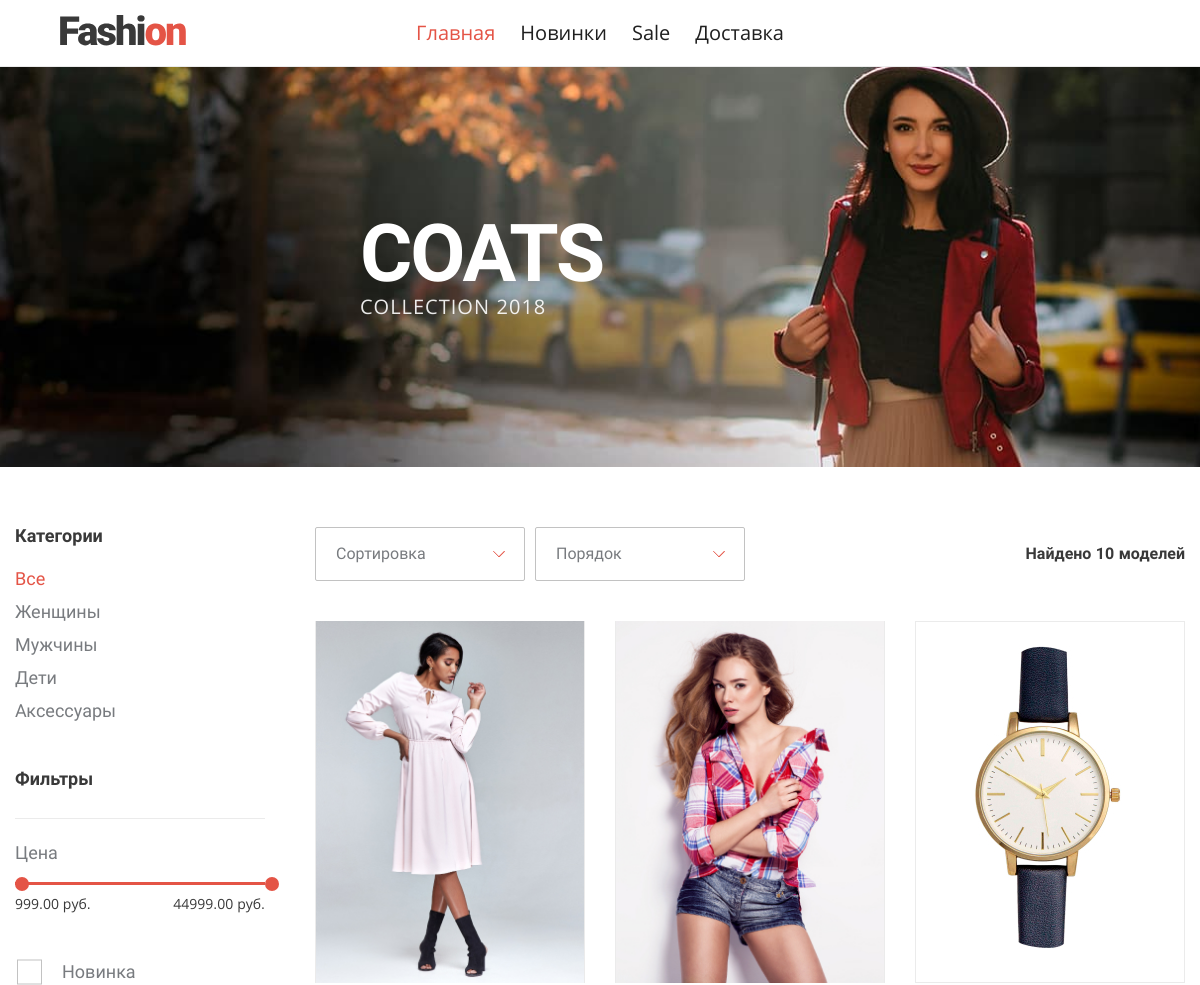
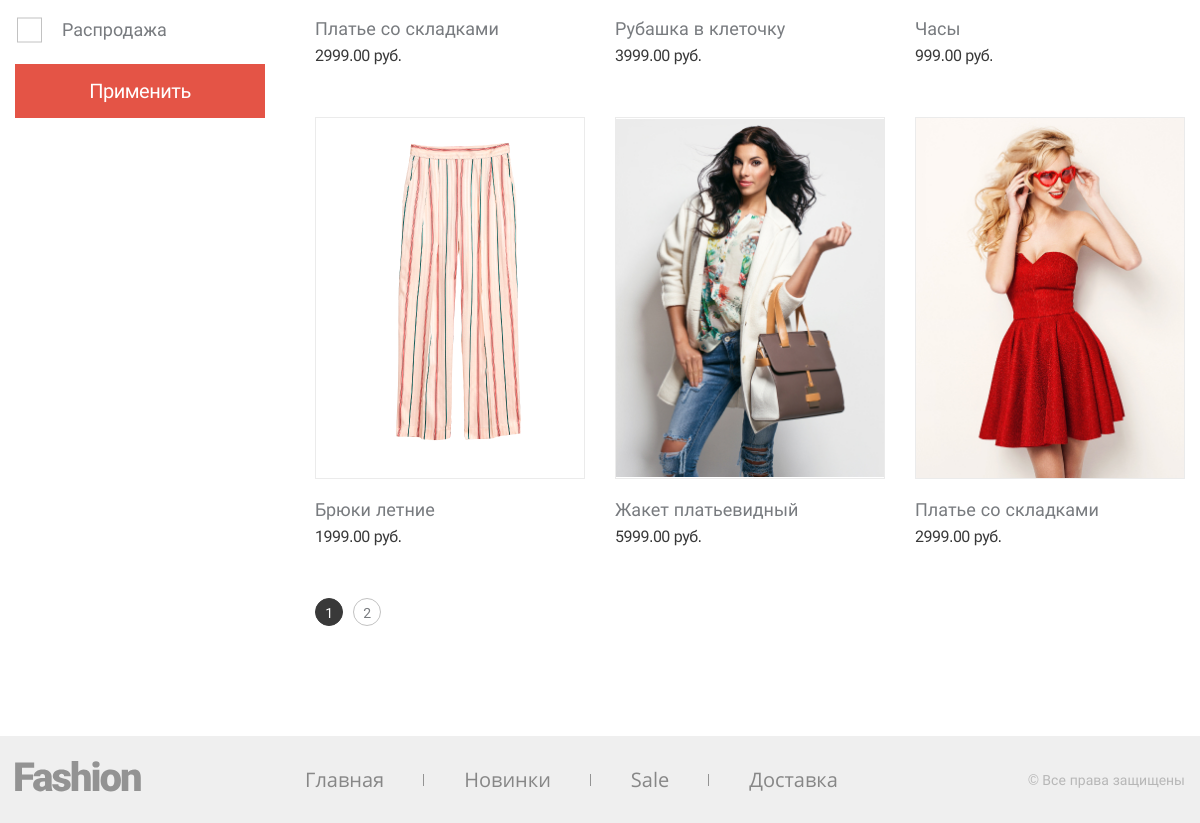
The page / on the database its author committed (2 pictures, top to bottom).
### tables this page shows
CREATE TABLE `products` (
  `id` int(11) NOT NULL AUTO_INCREMENT,
  `name` varchar(45) NOT NULL,
  `price` decimal(8,2) NOT NULL,
  `img_path` varchar(255) NOT NULL,
  `activity` int(1) NOT NULL DEFAULT '1',
  `novelty` int(1) NOT NULL DEFAULT '0',
  `sale` int(1) NOT NULL DEFAULT '0',
  `create_time` timestamp NULL DEFAULT CURRENT_TIMESTAMP,
  PRIMARY KEY (`id`),
  KEY `index_name_asc` (`name`),
  KEY `index_price_asc` (`price`)
);

### helpers/helper_db.php (called while the page is built, shortened)
<?php
function connect() {
    include $_SERVER['DOCUMENT_ROOT'] . '/include/config.php';
    static $connection = null;
    if (null === $connection) {
        $connection = mysqli_connect($host, $user_db, $password_db, $dbname) or die('connection Error');
        $connection->set_charset("utf8");
    }
    return $connection;
}
function getSectionsOfProduct($id) {
    $id = mysqli_real_escape_string(connect(), $id);
    $sections = [];
    $query = "select sections.name from product_section
                join sections on sections.id = product_section.sections_id
                where product_section.products_id = '$id'";
    $result = mysqli_query(connect(), $query);
    while ($row = mysqli_fetch_assoc($result)) {
        $sections[] = $row['name'];
    }
    return $sections;
}
function getProducts($params = []) {
    $products = [];
    $query = createQuery($params);
    $result = mysqli_query(connect(), $query);
    while ($row = mysqli_fetch_assoc($result)) {
        $products[] = ['id' => $row['id'],
                        'name' => $row['name'],
                        'price' => $row['price'],
                        'novelty' => $row['novelty'],
                        'img_path' => $row['img_path'],
                        'sections' => getSectionsOfProduct($row['id'])];
    }
    return $products;
}
function createQuery($params) {
    $query = "select * from products where activity = 1";
    $advancedQuery = "";
    return $query . $advancedQuery;
}
function getMinPrice() {
    $query = "select price from products order by price asc limit 1";
    $result = mysqli_query(connect(), $query);
    $price = mysqli_fetch_array($result, MYSQLI_ASSOC);
    return $price['price'];
}
function getMaxPrice() {
    $query = "select price from products order by price desc limit 1";
    $result = mysqli_query(connect(), $query);
    $price = mysqli_fetch_array($result, MYSQLI_ASSOC);
    return $price['price'];
}

### include/config.php (called while the page is built, shortened)
<?php
$countOnPage = 6;

### index.php (the view, shortened to what this page needs)
<?php
include $_SERVER['DOCUMENT_ROOT'] . '/templates/header.php';
$productsPages = array_chunk($products, $countOnPage);
$countPages = count($productsPages);
if (isset($_GET['page']) && $_GET['page'] <= $countPages && $_GET['page'] > 0) {
    $page = $_GET['page'];
} else {
    $page = 1;
}
?>
<main class="shop-page">
  <header class="intro">
    <div class="intro__wrapper">
      <h1 class=" intro__title">COATS</h1>
      <p class="intro__info">Collection 2018</p>
    </div>
  </header>
  <section class="shop container">
    <section class="shop__filter filter">
      <form method="get">
      <div class="filter__wrapper">
        <b class="filter__title">Категории</b>
        <ul class="filter__list">
          <li>
            <a class="filter__list-item <?= !isset($params['section']) || (isActiveSection($params['section'], 'all') || is_null($params['section'])) ? 'active' : '' ?>" href="/">Все</a>
          </li>
          <li>
            <a class="filter__list-item <?= isset($params['section']) && isActiveSection($params['section'], 'female') ? 'active' : '' ?>" href="?section=female">Женщины</a>
          </li>
          <li>
            <a class="filter__list-item <?= isset($params['section']) && isActiveSection($params['section'], 'male') ? 'active' : '' ?>" href="?section=male">Мужчины</a>
          </li>
          <li>
            <a class="filter__list-item <?= isset($params['section']) && isActiveSection($params['section'], 'children') ? 'active' : '' ?>" href="?section=children">Дети</a>
          </li>
          <li>
            <a class="filter__list-item <?= isset($params['section']) && isActiveSection($params['section'], 'access') ? 'active' : '' ?>" href="?section=access">Аксессуары</a>
          </li>
        </ul>
      </div>
        <div class="filter__wrapper">
          <b class="filter__title">Фильтры</b>
          <div class="filter__range range">
            <span class="range__info">Цена</span>
            <div class="range__line" aria-label="Range Line"></div>
            <div class="range__res">
              <span class="range__res-item min-price" data-min-price-products="<?= (int)$minPrice ?>" data-min-price="<?= $params['filter']['min-price'] ?? $minPrice ?>"><?= $params['filter']['min-price'] ?? $minPrice ?> руб.</span>
              <span class="range__res-item max-price" data-max-price-products="<?= (int)$maxPrice ?>" data-max-price="<?= $params['filter']['max-price'] ?? $maxPrice ?>"><?= $params['filter']['max-price'] ?? $maxPrice ?> руб.</span>
            </div>
          </div>
        </div>
        <fieldset class="custom-form__group">
          <label for="new" class="custom-form__checkbox-label custom-form__info" style="display: block;">Новинка</label>
          <label for="sale" class="custom-form__checkbox-label custom-form__info" style="display: block;">Распродажа</label>
        </fieldset>
        <button class="button" type="submit" style="width: 100%">Применить</button>
      </form>
    </section>
    <div class="shop__wrapper">
      <section class="shop__sorting">
        <div class="shop__sorting-item custom-form__select-wrapper">
          <select class="custom-form__select" name="order-on">
            <option hidden="">Сортировка</option>
          </select>
        </div>
        <div class="shop__sorting-item custom-form__select-wrapper">
          <select class="custom-form__select" name="order-how">
            <option hidden="">Порядок</option>
          </select>
        </div>
        <p class="shop__sorting-res">Найдено <span class="res-sort"><?= $countProducts ?></span> моделей</p>
      </section>
      <section class="shop__list">
          <?php if (!empty($productsPages)): ?>
              <?php foreach ($productsPages[$page - 1] as $product) { ?>
                  <article class="shop__item product" data-product-id="<?= $product['id'] ?>" tabindex="0">
                    <div class="product__image">
                      <img src="/img/products/<?= $product['img_path'] ?>" alt="<?= $product['name'] ?>">
                    </div>
                    <p class="product__name"><?= $product['name'] ?></p>
                    <span class="product__price"><?= $product['price'] ?> руб.</span>
                  </article>
              <?php } ?>
          <?php endif; ?>
      </section>
      <ul class="shop__paginator paginator">
      <?php for ($i=0; $i < $countPages; $i++) { ?>
          <?php if ($i === $page - 1) { ?>
              <li>
                <a class="paginator__item"><?= $i + 1 ?></a>
              </li>
          <?php } else { ?>
              <li>
                <a class="paginator__item" href="?page=<?= $i + 1 ?>"><?= $i + 1 ?></a>
              </li>
          <?php } ?>
      <?php } ?>
      </ul>
    </div>
  </section>
</main>
<?php include $_SERVER['DOCUMENT_ROOT'] . '/templates/footer.php'; ?>

### templates/header.php (shortened to what this page needs)
<?php
include $_SERVER['DOCUMENT_ROOT'] . '/include/config.php';
include $_SERVER['DOCUMENT_ROOT'] . '/helpers/helper_db.php';
$params = [];
$minPrice = getMinPrice();
$maxPrice = getMaxPrice();
if (empty($_GET)) {
    $params = [];
}
$products = getProducts($params);
$countProducts = count($products);
 ?>
 <!DOCTYPE html>
 <html lang="ru">
 <head>
   <link rel="stylesheet" href="/css/style.min.css">
 </head>
 <body>
 <header class="page-header">
   <a class="page-header__logo" href="/">
     <img src="/img/logo.svg" alt="Fashion">
   </a>
   <nav class="page-header__menu">
     <ul class="main-menu main-menu--header">
       <li>
         <a class="main-menu__item <?= (!isset($params['filter']) || (isActiveSection($params['filter']['novelty'], $params['filter']['sale']) || is_null($params['filter']['sale']))) && (parse_url($_SERVER['REQUEST_URI'], PHP_URL_PATH) === '/') ? 'active' : '' ?>" href="/">Главная</a>
       </li>
       <li>
         <a class="main-menu__item <?= isset($params['filter']) && isActiveSection($params['filter']['novelty'], 1) && isActiveSection($params['filter']['sale'], 0) ? 'active' : '' ?>" href="/?filter%5Bnovelty%5D=on">Новинки</a>
       </li>
       <li>
         <a class="main-menu__item <?= isset($params['filter']) && isActiveSection($params['filter']['sale'], 1) && isActiveSection($params['filter']['novelty'], 0) ? 'active' : '' ?>" href="/?filter%5Bsale%5D=on">Sale</a>
       </li>
       <li>
         <a class="main-menu__item <?= parse_url($_SERVER['REQUEST_URI'], PHP_URL_PATH) === '/delivery/' ? 'active' : '' ?>" href="/delivery/">Доставка</a>
       </li>
     </ul>
   </nav>
 </header>

### templates/footer.php
<footer class="page-footer">
  <div class="container">
    <a class="page-footer__logo" href="/">
      <img src="/img/logo--footer.svg" alt="Fashion">
    </a>
    <nav class="page-footer__menu">
      <ul class="main-menu main-menu--footer">
        <li>
          <a class="main-menu__item" href="/">Главная</a>
        </li>
        <li>
          <a class="main-menu__item" href="/?filter%5Bnovelty%5D=on">Новинки</a>
        </li>
        <li>
          <a class="main-menu__item" href="/?filter%5Bsale%5D=on">Sale</a>
        </li>
        <li>
          <a class="main-menu__item" href="/delivery/">Доставка</a>
        </li>
      </ul>
    </nav>
    <address class="page-footer__copyright">
      © Все права защищены
    </address>
  </div>
</footer>
</body>
</html>

### rows shown on the page
products: price "999.00", img_path (picture), name "Часы"
products: price "44999.00"
products: img_path (picture), name "Платье со складками", price "2999.00"
products: img_path (picture), name "Рубашка в клеточку", price "3999.00"
products: img_path (picture), name "Брюки летние", price "1999.00"
products: img_path (picture), name "Жакет платьевидный", price "5999.00"
products: img_path (picture), name "Платье со складками", price "2999.00"

### other values the page prints
$countProducts "10"
